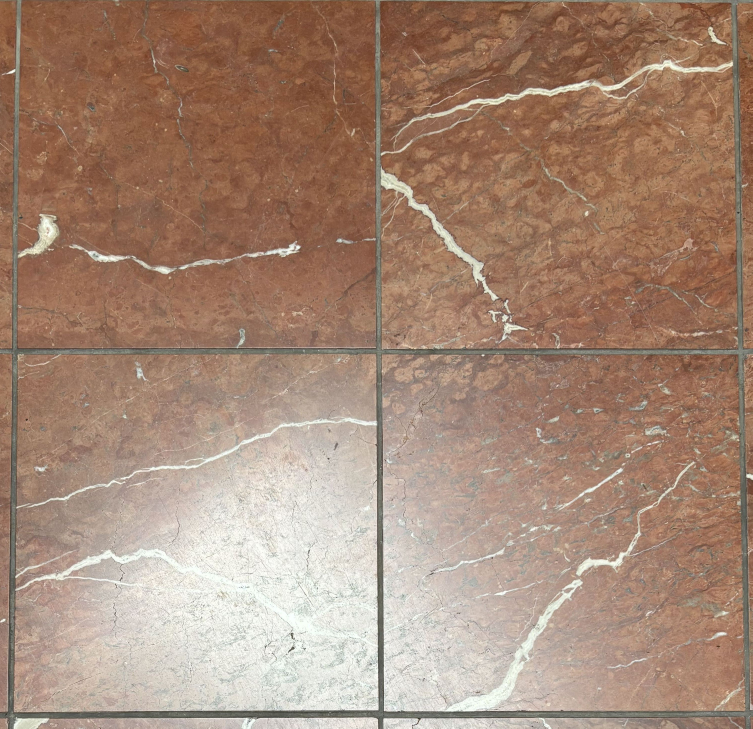
#> input picture gazou/touroku.jpg, 3009 x 2913 px (shown at 1/4 size)
$ python step1_orb.py
#> lines starting #> are read from the running program, lines starting #| are printed output that depends on the picture
import cv2
import numpy as np
import math
import os


# =========================================================
# 設定
# =========================================================

# 今までのORBとの比較をしやすくするため2000点
# 先行研究の基本実験では10000点を使用
NFEATURES = 2000

# OpenCV ORBの標準設定
# 論文には具体値の記載なし
SCALE_FACTOR = 1.2
NLEVELS = 8

# B-ORBのbundle
# 論文では4～10程度
# 今回は2×4 = 8領域
GRID_ROWS = 2
GRID_COLS = 4


# =========================================================
# 平均値差分フィルタ
# =========================================================
def mean_difference_filter(gray, radius=20):
    """
    平均値差分フィルタ

    対象画素の周囲の平均輝度を求め、
    対象画素の輝度との差分を計算する。

    radius=20の場合、
    上下左右20画素の範囲を使用する。
    """

    ksize = radius * 2 + 1

    # 負の値を扱えるようfloat32へ変換
    gray_float = gray.astype(np.float32)

    # 周囲の平均輝度
    local_mean = cv2.blur(
        gray_float,
        (ksize, ksize),
        borderType=cv2.BORDER_REFLECT
    )

    # 対象画素 - 周囲平均
    diff = gray_float - local_mean

    # 差が0の場所を128とする多階調画像
    filtered = diff + 128.0

    # 0～255に収める
    filtered = np.clip(
        filtered,
        0,
        255
    ).astype(np.uint8)

    return filtered


# =========================================================
# ORBの各ピラミッド層への特徴点数割り当て
# =========================================================
def calculate_orb_level_limits(
    nfeatures,
    scale_factor=1.2,
    nlevels=8
):
    """
    ORBと同様に、
    各ピラミッドレベルへ特徴点数を割り当てる。
    """

    factor = 1.0 / scale_factor

    desired_features = (
        nfeatures
        * (1.0 - factor)
        / (1.0 - factor ** nlevels)
    )

    limits = []
    total = 0

    for level in range(nlevels - 1):

        # OpenCVの丸め方に近づける
        level_features = int(
            math.floor(desired_features + 0.5)
        )

        limits.append(level_features)

        total += level_features

        desired_features *= factor

    # 最終レベルで総数を合わせる
    limits.append(
        max(nfeatures - total, 0)
    )

    return limits


# =========================================================
# 各bundleへの特徴点数の割り当て
# =========================================================
def calculate_region_quotas(
    total_limit,
    rows,
    cols,
    width,
    height
):
    """
    各bundleの面積に比例して、
    使用可能な特徴点数を割り当てる。
    """

    x_edges = np.linspace(
        0,
        width,
        cols + 1,
        dtype=int
    )

    y_edges = np.linspace(
        0,
        height,
        rows + 1,
        dtype=int
    )

    areas = []

    for row in range(rows):
        for col in range(cols):

            region_width = (
                x_edges[col + 1]
                - x_edges[col]
            )

            region_height = (
                y_edges[row + 1]
                - y_edges[row]
            )

            areas.append(
                region_width * region_height
            )

    total_area = sum(areas)

    # 面積に比例した理論上の割当数
    raw_quotas = [
        total_limit * area / total_area
        for area in areas
    ]

    # 一旦小数点以下を切り捨て
    quotas = [
        int(math.floor(value))
        for value in raw_quotas
    ]

    # 切り捨てで余った分を配分
    remaining = (
        total_limit
        - sum(quotas)
    )

    # 小数部分の大きい領域から1点ずつ追加
    order = sorted(
        range(len(raw_quotas)),
        key=lambda i:
            raw_quotas[i] - quotas[i],
        reverse=True
    )

    for i in order[:remaining]:
        quotas[i] += 1

    return quotas


# =========================================================
# B-ORB
# =========================================================
def balanced_orb_detect_and_compute(
    gray,
    nfeatures=2000,
    grid_rows=2,
    grid_cols=4,
    scale_factor=1.2,
    nlevels=8
):
    """
    論文記載のB-ORBを再現。

    (1)
    各ピラミッドレイヤの特徴点上限を
    通常ORBの2倍に緩める

    (2)
    各レイヤをbundleに分割し、
    bundleごとに特徴点を選ぶ

    (3)
    全レイヤの特徴点をまとめ、
    Harris応答値の高いものから
    本来の上限特徴点数まで選ぶ
    """

    # -----------------------------------------------------
    # (1) 特徴点上限を2倍に緩めてORBを実行
    # -----------------------------------------------------

    candidate_orb = cv2.ORB_create(
        nfeatures=nfeatures * 2,
        scaleFactor=scale_factor,
        nlevels=nlevels,
        scoreType=cv2.ORB_HARRIS_SCORE
    )

    keypoints, descriptors = (
        candidate_orb.detectAndCompute(
            gray,
            None
        )
    )

    if (
        descriptors is None
        or len(keypoints) == 0
    ):
        return [], None, {}


    # 通常ORBにおける
    # 各レイヤの本来の特徴点上限
    normal_level_limits = (
        calculate_orb_level_limits(
            nfeatures,
            scale_factor,
            nlevels
        )
    )


    height, width = gray.shape[:2]

    selected_indices = []

    level_statistics = {}


    # -----------------------------------------------------
    # (2) 各レイヤをbundleに分割
    # -----------------------------------------------------

    for level in range(nlevels):

        # このピラミッドレベルの特徴点を取得
        level_indices = [
            i
            for i, kp in enumerate(keypoints)
            if kp.octave == level
        ]

        # 論文通り、
        # 各レイヤの上限を2倍
        doubled_limit = (
            normal_level_limits[level] * 2
        )

        # bundleごとの上限数
        region_quotas = (
            calculate_region_quotas(
                doubled_limit,
                grid_rows,
                grid_cols,
                width,
                height
            )
        )

        number_of_regions = (
            grid_rows * grid_cols
        )

        # 各bundle用の配列
        region_indices = [
            []
            for _ in range(
                number_of_regions
            )
        ]


        # -------------------------------------------------
        # 特徴点がどのbundleに属するか判定
        # -------------------------------------------------

        for index in level_indices:

            x, y = keypoints[index].pt

            col = min(
                int(
                    x * grid_cols
                    / width
                ),
                grid_cols - 1
            )

            row = min(
                int(
                    y * grid_rows
                    / height
                ),
                grid_rows - 1
            )

            region_number = (
                row * grid_cols
                + col
            )

            region_indices[
                region_number
            ].append(index)


        level_selected = []


        # -------------------------------------------------
        # bundleごとに上位特徴点を選ぶ
        # -------------------------------------------------

        for region_number in range(
            number_of_regions
        ):

            candidates = (
                region_indices[
                    region_number
                ]
            )

            # Harris応答値の高い順
            candidates.sort(
                key=lambda index:
                    keypoints[
                        index
                    ].response,
                reverse=True
            )

            quota = (
                region_quotas[
                    region_number
                ]
            )

            # 上限数まで使用
            selected = (
                candidates[:quota]
            )

            level_selected.extend(
                selected
            )


        selected_indices.extend(
            level_selected
        )


        # 確認用
        level_statistics[level] = {
            "candidate":
                len(level_indices),

            "normal_limit":
                normal_level_limits[
                    level
                ],

            "doubled_limit":
                doubled_limit,

            "after_bundle":
                len(level_selected)
        }


    # -----------------------------------------------------
    # (3) 全レイヤをまとめてHarris応答値で選択
    # -----------------------------------------------------

    selected_indices.sort(
        key=lambda index:
            keypoints[index].response,
        reverse=True
    )

    # 本来の特徴点上限まで残す
    selected_indices = (
        selected_indices[
            :nfeatures
        ]
    )


    # 最終B-ORB特徴点
    selected_keypoints = [
        keypoints[index]
        for index in selected_indices
    ]


    # 特徴量も同じ順番で取得
    selected_descriptors = (
        descriptors[
            selected_indices
        ].copy()
    )


    return (
        selected_keypoints,
        selected_descriptors,
        level_statistics
    )


# =========================================================
# 保存フォルダ
# =========================================================
os.makedirs(
    "kekka",
    exist_ok=True
)


# =========================================================
# 画像読み込み
# =========================================================
touroku = cv2.imread(
    "gazou/touroku.jpg"
)
#> touroku is the input picture: shape (2913, 3009, 3); mean B, G, R 118.6, 136.9, 165.6

satsuei = cv2.imread(
    "gazou/satsuei_real.jpg"
)
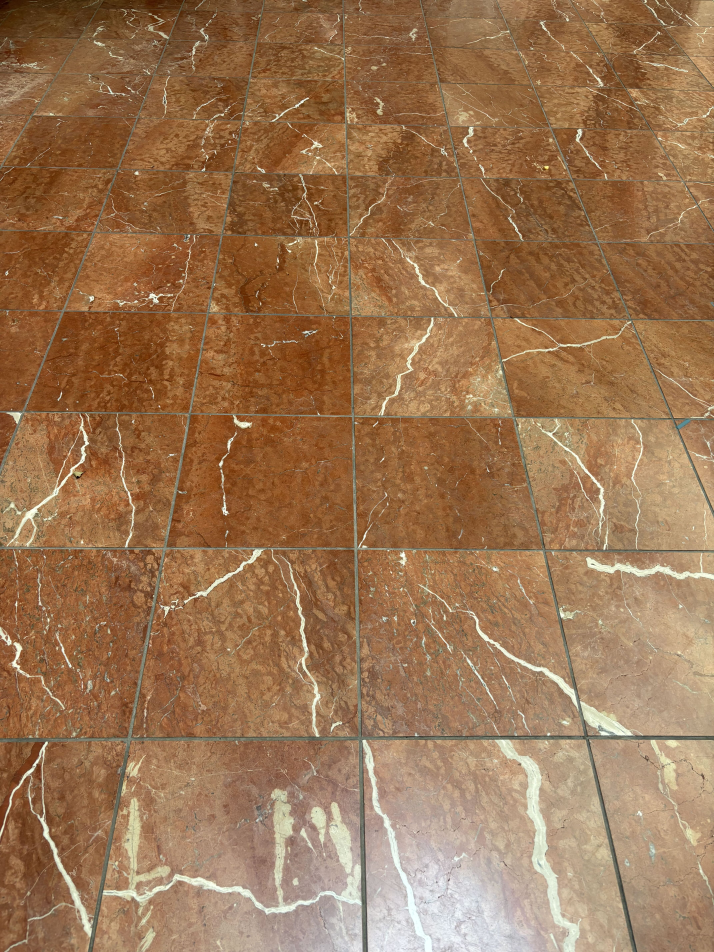
#> input picture gazou/satsuei_real.jpg, 4284 x 5712 px (shown at 1/6 size)
#> satsuei is the input picture: shape (5712, 4284, 3); mean B, G, R 82.7, 117.1, 155.4


if (
    touroku is None
    or satsuei is None
):
    raise FileNotFoundError(
        "画像を読み込めませんでした"
    )


# =========================================================
# グレースケール化
# =========================================================
gray1 = cv2.cvtColor(
    touroku,
    cv2.COLOR_BGR2GRAY
)

gray2 = cv2.cvtColor(
    satsuei,
    cv2.COLOR_BGR2GRAY
)


# =========================================================
# 平均値差分フィルタ
# =========================================================
filtered1 = mean_difference_filter(
    gray1,
    radius=20
)
#> in mean_difference_filter, `local_mean = cv2.blur( gray_float, (ksize, ksize), borderType=cv2.BORD..`:
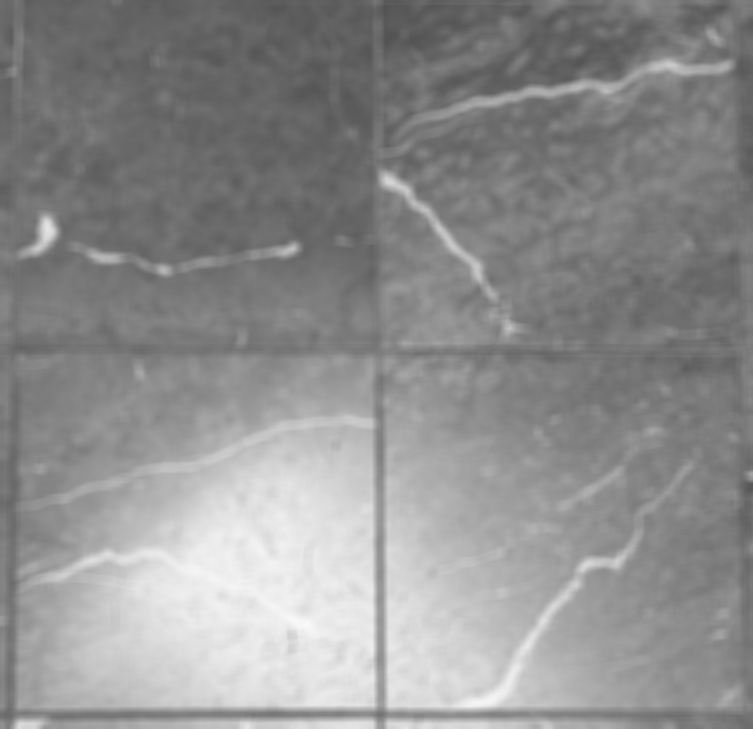
#> local_mean: shape (2913, 3009) float32 (shown at 1/4 size); min 81.77, max 249.1, mean 143.4
#> in mean_difference_filter, `filtered = np.clip( filtered, 0, 255 ).astype(np.uint8)`:
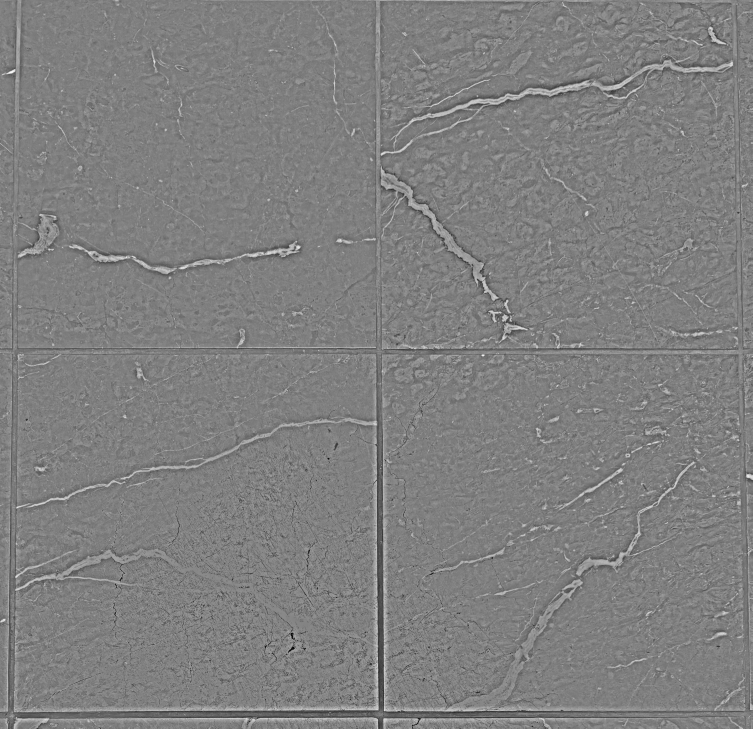
#> filtered: shape (2913, 3009) (shown at 1/4 size); min 0, max 255, mean 127.5

filtered2 = mean_difference_filter(
    gray2,
    radius=20
)
#> call 2 of mean_difference_filter, with radius = 20
#> in mean_difference_filter (call 2), `diff = gray_float - local_mean`:
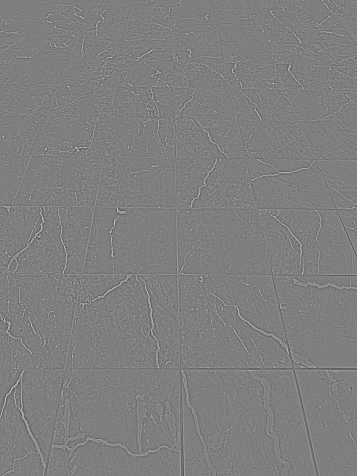
#> diff: shape (5712, 4284) float32 (shown at 1/12 size); min -159.3, max 160, mean 0; drawn with min black and max white


cv2.imwrite(
    "kekka/10_touroku_mean_difference.jpg",
    filtered1
)

cv2.imwrite(
    "kekka/11_satsuei_mean_difference.jpg",
    filtered2
)


# =========================================================
# B-ORBで特徴点・特徴量抽出
# =========================================================
(
    keypoints1,
    descriptors1,
    stats1
) = balanced_orb_detect_and_compute(
    filtered1,
    nfeatures=NFEATURES,
    grid_rows=GRID_ROWS,
    grid_cols=GRID_COLS,
    scale_factor=SCALE_FACTOR,
    nlevels=NLEVELS
)
#> in balanced_orb_detect_and_compute, `keypoints, descriptors = ( candidate_orb.detectAndCompute( gray, None ..`: keypoints = 4000 keypoints; strongest (x, y, size): (1683, 2874, 31), (1536, 2843, 31), (1536, 2873, 31), (1174, 2586, 31)
#> after the loop in balanced_orb_detect_and_compute, `for level in range(nlevels):`: level_statistics = 8 items; selected_indices = 2805 values, max 3999 at index 2743, min 2 at index 183, mean 2096.5
#> in balanced_orb_detect_and_compute, `selected_indices = ( selected_indices[ :nfeatures ] )`: selected_indices = 2000 values, max 3907 at index 1942, min 2 at index 381, mean 1682.7
#> in balanced_orb_detect_and_compute, `selected_keypoints = [ keypoints[index] for index in selected_indices ]`: selected_keypoints = 2000 keypoints; strongest (x, y, size): (1683, 2874, 31), (1536, 2843, 31), (1536, 2873, 31), (1174, 2586, 31)
#> keypoints1 has the same summary as selected_keypoints in balanced_orb_detect_and_compute; stats1 = 8 items


(
    keypoints2,
    descriptors2,
    stats2
) = balanced_orb_detect_and_compute(
    filtered2,
    nfeatures=NFEATURES,
    grid_rows=GRID_ROWS,
    grid_cols=GRID_COLS,
    scale_factor=SCALE_FACTOR,
    nlevels=NLEVELS
)
#> in balanced_orb_detect_and_compute (call 2), `keypoints, descriptors = ( candidate_orb.detectAndCompute( gray, None ..`: keypoints = 4000 keypoints; strongest (x, y, size): (928, 1814, 31), (744, 576, 31), (1210, 637, 31), (1878, 1990, 31)
#> in balanced_orb_detect_and_compute (call 2), `selected_keypoints = [ keypoints[index] for index in selected_indices ]`: selected_keypoints = 2000 keypoints; strongest (x, y, size): (928, 1814, 31), (744, 576, 31), (1210, 637, 31), (1878, 1990, 31)
#> keypoints2 has the same summary as selected_keypoints in balanced_orb_detect_and_compute; stats2 = 8 items


if (
    descriptors1 is None
    or descriptors2 is None
):
    raise RuntimeError(
        "B-ORBで特徴量を取得できませんでした"
    )


# =========================================================
# B-ORB特徴点を描画
# =========================================================
keypoint_image1 = cv2.drawKeypoints(
    touroku,
    keypoints1,
    None,
    flags=(
        cv2.DRAW_MATCHES_FLAGS_DRAW_RICH_KEYPOINTS
    )
)
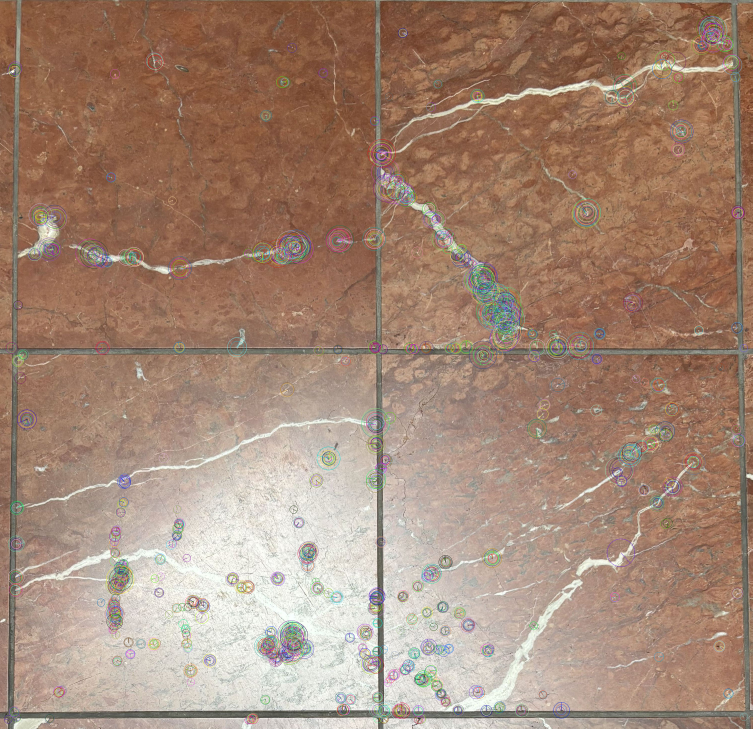
#> keypoint_image1: shape (2913, 3009, 3) (shown at 1/4 size); mean B, G, R 118, 135.8, 163.9

keypoint_image2 = cv2.drawKeypoints(
    satsuei,
    keypoints2,
    None,
    flags=(
        cv2.DRAW_MATCHES_FLAGS_DRAW_RICH_KEYPOINTS
    )
)


cv2.imwrite(
    "kekka/12_touroku_borb_keypoints.jpg",
    keypoint_image1
)

cv2.imwrite(
    "kekka/13_satsuei_borb_keypoints.jpg",
    keypoint_image2
)


# =========================================================
# BFMatcher
# =========================================================
matcher = cv2.BFMatcher(
    cv2.NORM_HAMMING,
    crossCheck=True
)


matches = matcher.match(
    descriptors1,
    descriptors2
)
#> matches = 527 matches


matches = sorted(
    matches,
    key=lambda match:
        match.distance
)


if len(matches) < 4:
    raise RuntimeError(
        "RANSACに必要な対応点が不足しています"
    )


# =========================================================
# 対応点座標
# =========================================================
points1 = np.float32(
    [
        keypoints1[
            match.queryIdx
        ].pt
        for match in matches
    ]
).reshape(
    -1,
    1,
    2
)
#> points1 = 527 rows, first 8: [1938.4, 1167], [57.02, 279.9], [1995.6, 1191.6], [1173.5, 1000.3], [1114.6, 1016.1], [2044.8, 1284.5], [1117.2, 1016.4], [1985.1, 1189.6]


points2 = np.float32(
    [
        keypoints2[
            match.trainIdx
        ].pt
        for match in matches
    ]
).reshape(
    -1,
    1,
    2
)
#> points2 = 527 rows, first 8: [1136.3, 3581.1], [1628, 3298], [1110, 3623], [1345.8, 3075.1], [1339.2, 3040.8], [1022.4, 3660], [1339, 3042], [1110.8, 3616]


# =========================================================
# RANSAC
# =========================================================
homography, mask = (
    cv2.findHomography(
        points1,
        points2,
        cv2.RANSAC,
        5.0
    )
)
#> homography = [[-0.205, -0.697, 2096.3], [0.198, -0.0659, 2480.7], [-0.000104, -1.78e-05, 1]]; mask = 527 values, max 1 at index 0, min 0 at index 1, mean 0.296


if (
    homography is None
    or mask is None
):
    raise RuntimeError(
        "RANSACによる推定に失敗しました"
    )


# =========================================================
# インライア
# =========================================================
inlier_matches = [
    match
    for match, is_inlier
    in zip(
        matches,
        mask.ravel()
    )
    if is_inlier
]
#> inlier_matches = 156 matches


inlier_rate = (
    len(inlier_matches)
    / len(matches)
    * 100
)
#> inlier_rate = 29.6


# =========================================================
# RANSAC前
# =========================================================
before_ransac = cv2.drawMatches(
    touroku,
    keypoints1,
    satsuei,
    keypoints2,
    matches[:80],
    None,
    flags=(
        cv2.DrawMatchesFlags_NOT_DRAW_SINGLE_POINTS
    )
)


# =========================================================
# RANSAC後
# =========================================================
after_ransac = cv2.drawMatches(
    touroku,
    keypoints1,
    satsuei,
    keypoints2,
    inlier_matches[:80],
    None,
    matchColor=(0, 255, 0),
    flags=(
        cv2.DrawMatchesFlags_NOT_DRAW_SINGLE_POINTS
    )
)


# =========================================================
# 保存
# =========================================================
cv2.imwrite(
    "kekka/14_borb_ransac_mae.jpg",
    before_ransac
)

cv2.imwrite(
    "kekka/15_borb_ransac_go.jpg",
    after_ransac
)


# =========================================================
# 実行結果
# =========================================================
print()
print(
    "===== B-ORB 実行結果 ====="
)

print(
    f"bundle数："
    f"{GRID_ROWS * GRID_COLS}"
)

print(
    f"登録画像のB-ORB特徴点数："
    f"{len(keypoints1)}"
)
#| 登録画像のB-ORB特徴点数：2000

print(
    f"撮影画像のB-ORB特徴点数："
    f"{len(keypoints2)}"
)
#| 撮影画像のB-ORB特徴点数：2000

print(
    f"RANSAC前の対応点数："
    f"{len(matches)}"
)
#| RANSAC前の対応点数：527

print(
    f"インライア数："
    f"{len(inlier_matches)}"
)
#| インライア数：156

print(
    f"インライア率："
    f"{inlier_rate:.1f}%"
)
#| インライア率：29.6%


print()
print(
    "===== 登録画像：レイヤ別 ====="
)

for level, data in stats1.items():

    print(
        f"Level {level}: "
        f"候補={data['candidate']} / "
        f"通常上限={data['normal_limit']} / "
        f"2倍上限={data['doubled_limit']} / "
        f"bundle後={data['after_bundle']}"
    )
#> this loop made 8 passes
#| Level 0: 候補=869 / 通常上限=434 / 2倍上限=868 / bundle後=492
#| Level 1: 候補=724 / 通常上限=362 / 2倍上限=724 / bundle後=474
#> (further printed lines are left out)


print()
print(
    "===== 撮影画像：レイヤ別 ====="
)

for level, data in stats2.items():

    print(
        f"Level {level}: "
        f"候補={data['candidate']} / "
        f"通常上限={data['normal_limit']} / "
        f"2倍上限={data['doubled_limit']} / "
        f"bundle後={data['after_bundle']}"
    )


print()
print(
    "B-ORBの結果をkekkaフォルダに保存しました"
)
